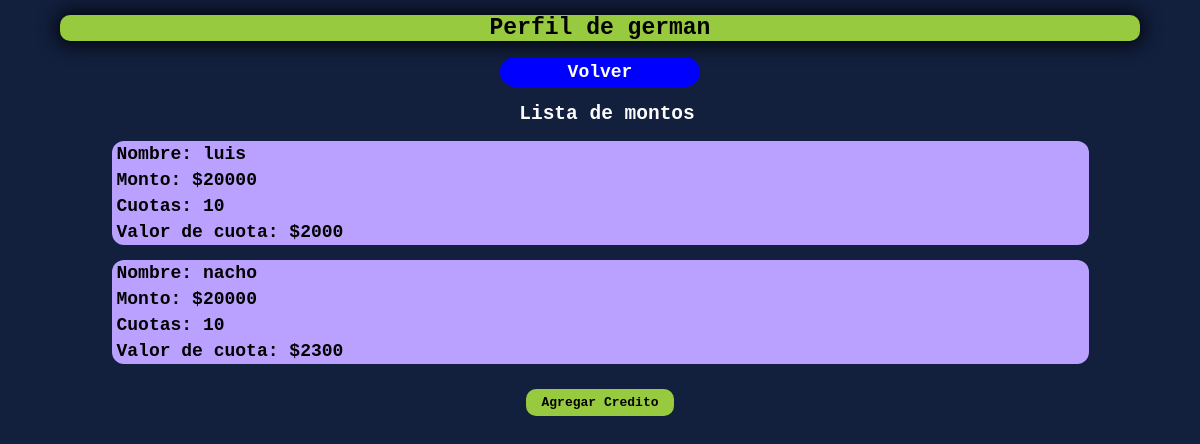
Screenshot of /views/cobrador.php?id=2 with the database file from the repository.
### tables this page shows
CREATE TABLE `cobradores` (
  `id` int(11) NOT NULL,
  `nombre` varchar(100) NOT NULL,
  `base` int(11) NOT NULL
);

CREATE TABLE `creditos` (
  `id` int(11) NOT NULL,
  `nombre` varchar(100) NOT NULL,
  `credito` int(11) NOT NULL,
  `cuotas` int(11) NOT NULL,
  `valorCuota` int(11) NOT NULL,
  `cobrador_id` int(11) NOT NULL
);

### views/cobrador.php (the view, shortened to what this page needs)
<!DOCTYPE html>
<html lang="en">
<head>
    <link rel="stylesheet" href="../styles/style.css">
</head>
<body>
<?php
    include_once "../controllers/conexion.php";
    $id=$_GET['id'];
    $query = "SELECT * FROM cobradores WHERE id='$id';";
    $res = mysqli_query($conexion, $query);
    $row = mysqli_fetch_assoc($res)
    ?>
    <div class="caja-titulo">
        <h1>Perfil de <?php echo $row['nombre'] ?></h1>
    </div>
    <a href="perfilCobrador.php?id=<?php echo $_GET['id'] ?>" style="width:100%; display:flex; justify-content:center; align-items:center">
        <div style="background-color: blue; width:200px; line-height:30px; text-align:center; font-weight:bold; font-size:18px; border-radius:20px; color:white;">
            Volver
        </div>
    </a>
    <div class="caja-titulo-cobradores">
        <h2>Lista de montos</h2>
    </div>
    <div class="caja-cobradores">
    <?php
    include_once "../controllers/conexion.php";
    $query2 = "SELECT * FROM creditos WHERE cobrador_id='$id' ORDER BY id DESC ;";
    $res2 = mysqli_query($conexion, $query2);
    while ($row2 = mysqli_fetch_assoc($res2)) {
    ?>
        <a href="credito.php?id=<?php echo $row2['id']?>&cobradorId=<?php echo $id ?>" class="link-creditos" style="text-decoration:none; color:black">
            <div class="detalles-credito">
                <p>Nombre: <?php echo $row2['nombre'] ?></p>
                <p>Monto: $<?php echo $row2['credito'] ?></p>
                <p>Cuotas: <?php echo $row2['cuotas'] ?></p>
                <p>Valor de cuota: $<?php echo $row2['valorCuota'] ?></p>
            </div>
        </a>
        <?php
    }
        ?>
        <a href="nuevoCredito.php?id=<?php echo $_GET['id'] ?>&nombre=<?php echo $_GET['id'] ?>" class="btn-agregar-cobrador">
            Agregar Credito
        </a>
    </div>
</body>
</html>

### styles/style.css (style rules this page uses)
body { margin: 0; padding: 0; font-family: monospace; background-color: #121f3d; }
.caja-titulo { display: flex; justify-content: center; align-items: center; }
.caja-titulo h1 { width: 90%; text-align: center; font-size: 23px; box-shadow: black 0px 0px 20px 2px; border-radius: 10px; background-color: #98ca3f; }
.caja-titulo-cobradores { width: 100%; display: flex; align-items: center; text-align: left; }
.caja-titulo-cobradores h2 { margin-left: 14px; color: rgb(252, 252, 252); }
.caja-cobradores { display: flex; justify-content: center; align-items: center; width: 100%; flex-wrap: wrap; }
.caja-cobradores div { display: flex; width: 90%; justify-content: space-around; align-items: center; background-color: rgb(187, 161, 255); border-radius: 12px; margin-bottom: 15px; }
a { text-decoration: none !important; display: flex; justify-content: center; align-items: center; }
.btn-agregar-cobrador { text-decoration: none; color: black; background-color:#98ca3f ; line-height: 7px; padding: 10px; padding-left: 15px; padding-right: 15px; border-radius: 10px; margin-top: 10px; font: 17px; font-weight: bold; }
.link-creditos { width: 90% !important; }
.detalles-credito { width: 100%; display: flex; justify-content: start !important; align-items: flex-start !important; flex-direction: column; padding-left: 5px; }
.detalles-credito p { margin: 0%; margin-top: 3px; margin-bottom: 3px; font-size: 18px; font-weight: bold; }
.caja-titulo-cobradores { display: flex; justify-content: center; align-items: center; text-align: center; }

### rows the page displays
cobradores: nombre "german"
creditos: nombre "luis", credito "20000", cuotas "10", valorCuota "2000"
creditos: nombre "nacho", credito "20000", cuotas "10", valorCuota "2300"
